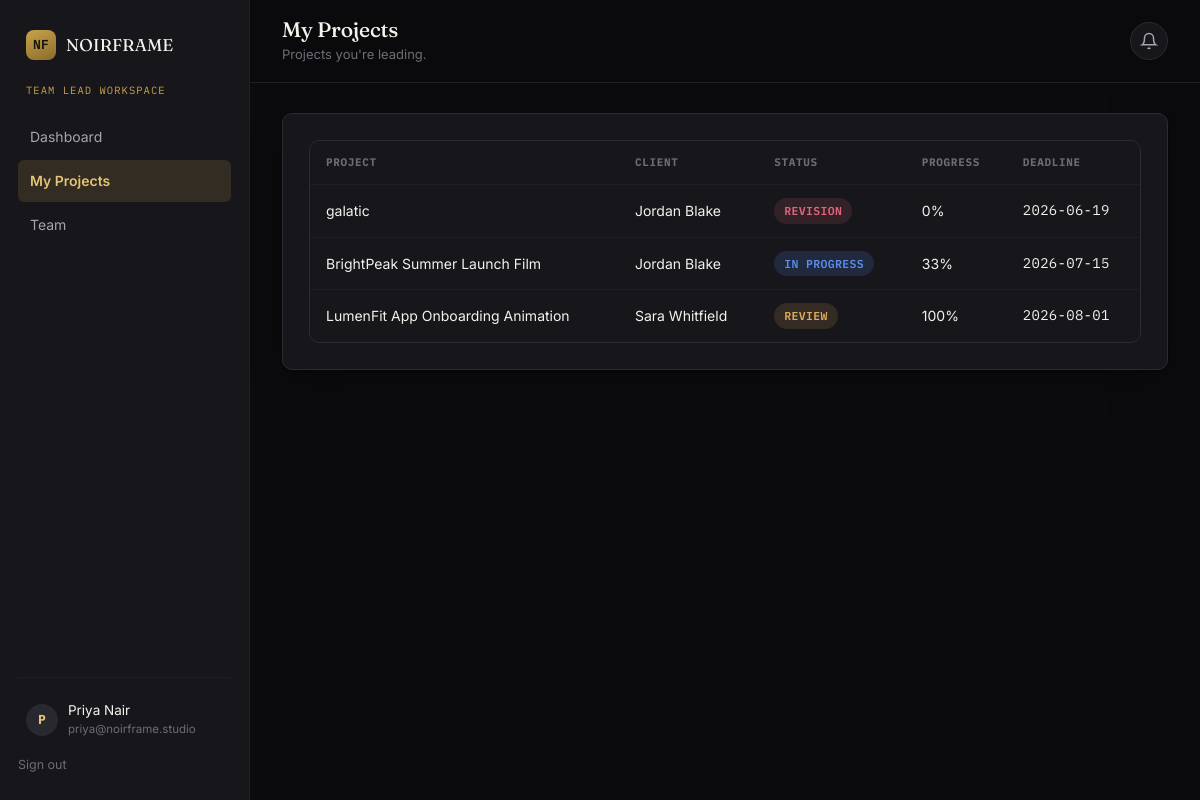
/team-lead/projects (signed in), run on the app's committed database.
### tables this page shows
CREATE TABLE users (
    id              INTEGER PRIMARY KEY AUTOINCREMENT,
    name            TEXT NOT NULL,
    email           TEXT NOT NULL UNIQUE,
    password_hash   TEXT NOT NULL,
    role            TEXT NOT NULL CHECK (role IN ('admin', 'team_lead', 'employee', 'client')),
    company         TEXT,                      -- only meaningful for clients
    title           TEXT,                      -- job title, employees/team leads
    is_active       INTEGER NOT NULL DEFAULT 1,
    created_at      TEXT NOT NULL DEFAULT (datetime('now'))
);

CREATE TABLE projects (
    id              INTEGER PRIMARY KEY AUTOINCREMENT,
    name            TEXT NOT NULL,
    category        TEXT NOT NULL DEFAULT 'Video Editing',
    client_id       INTEGER NOT NULL REFERENCES users(id) ON DELETE CASCADE,
    team_lead_id    INTEGER REFERENCES users(id) ON DELETE SET NULL,
    description     TEXT,
    budget          REAL DEFAULT 0,
    deadline        TEXT,
    status          TEXT NOT NULL DEFAULT 'Pending'
                        CHECK (status IN ('Pending','In Progress','Review','Revision','Approved','Delivered')),
    progress        INTEGER NOT NULL DEFAULT 0,   -- 0-100, recalculated from tasks
    ai_summary      TEXT,
    ai_estimate     TEXT,
    created_at      TEXT NOT NULL DEFAULT (datetime('now'))
);

### blueprints/team_lead.py (the view)
@bp.route("/projects")
@role_required("team_lead")
def projects():
    user = get_current_user()
    rows = query_all(
        """SELECT p.*, u.name AS client_name FROM projects p
           JOIN users u ON u.id=p.client_id WHERE p.team_lead_id=?
           ORDER BY p.created_at DESC""",
        (user["id"],),
    )
    return render_template("team_lead/projects.html", projects=rows)

### db.py (called while the page is built)
def get_db():
    if "db" not in g:
        g.db = sqlite3.connect(current_app.config["DATABASE_PATH"])
        g.db.row_factory = sqlite3.Row
        g.db.execute("PRAGMA foreign_keys = ON")
    return g.db

def query_all(sql, params=()):
    return get_db().execute(sql, params).fetchall()

def query_one(sql, params=()):
    return get_db().execute(sql, params).fetchone()

### templates/team_lead/projects.html
{% extends "dashboard_base.html" %}
{% set active = 'projects' %}
{% block page_title %}My Projects{% endblock %}
{% block page_meta %}Projects you're leading.{% endblock %}
{% block dash_content %}
<div class="card">
  {% if projects %}
    <div class="table-wrap">
      <table>
        <thead><tr><th>Project</th><th>Client</th><th>Status</th><th>Progress</th><th>Deadline</th></tr></thead>
        <tbody>
          {% for p in projects %}
            <tr onclick="window.location='{{ url_for('team_lead.project_detail', project_id=p.id) }}'" style="cursor:pointer;">
              <td>{{ p.name }}</td>
              <td>{{ p.client_name }}</td>
              <td><span class="badge badge--{{ p.status|lower|replace(' ', '-') }}">{{ p.status }}</span></td>
              <td>{{ p.progress }}%</td>
              <td class="mono">{{ p.deadline or '--' }}</td>
            </tr>
          {% endfor %}
        </tbody>
      </table>
    </div>
  {% else %}
    <div class="empty"><h4>No projects assigned yet</h4><p>An admin will assign you as lead on a project.</p></div>
  {% endif %}
</div>
{% endblock %}

### templates/dashboard_base.html (shortened to what this page needs)
{% extends "base.html" %}
{% block body_class %}{% endblock %}
{% block content %}
<div class="app-shell">
  <aside class="sidebar">
    <a href="{{ url_for('main.index') }}" class="sidebar__brand brand" style="font-size:17px;">
      <span class="brand__mark">NF</span> {{ company_name }}
    </a>
    <div class="sidebar__role">{{ current_user.role.replace('_',' ') }} workspace</div>
    <nav>
      {% if current_user.role == 'admin' %}
        <a href="{{ url_for('admin.dashboard') }}" class="{{ 'active' if active=='dashboard' }}">Dashboard</a>
        <a href="{{ url_for('admin.projects') }}" class="{{ 'active' if active=='projects' }}">Projects</a>
        <a href="{{ url_for('admin.employees') }}" class="{{ 'active' if active=='employees' }}">Team</a>
        <a href="{{ url_for('admin.clients') }}" class="{{ 'active' if active=='clients' }}">Clients</a>
        <a href="{{ url_for('admin.finance') }}" class="{{ 'active' if active=='finance' }}">Finance</a>
      {% elif current_user.role == 'team_lead' %}
        <a href="{{ url_for('team_lead.dashboard') }}" class="{{ 'active' if active=='dashboard' }}">Dashboard</a>
        <a href="{{ url_for('team_lead.projects') }}" class="{{ 'active' if active=='projects' }}">My Projects</a>
        <a href="{{ url_for('team_lead.employees') }}" class="{{ 'active' if active=='employees' }}">Team</a>
      {% elif current_user.role == 'client' %}
        <a href="{{ url_for('client.dashboard') }}" class="{{ 'active' if active=='dashboard' }}">Dashboard</a>
        <a href="{{ url_for('client.invoices') }}" class="{{ 'active' if active=='invoices' }}">Invoices</a>
      {% endif %}
    </nav>
    <div class="sidebar__footer">
      <div class="sidebar__user">
        <div class="avatar">{{ current_user.name[:1] }}</div>
        <div>
          {{ current_user.name }}
          <small>{{ current_user.email }}</small>
        </div>
      </div>
      <a href="{{ url_for('auth.logout') }}" class="logout-link">Sign out</a>
    </div>
  </aside>
  <div class="main-area">
    <div class="topbar">
      <div>
        <h1>{% block page_title %}Dashboard{% endblock %}</h1>
        <div class="topbar__meta">{% block page_meta %}{% endblock %}</div>
      </div>
      <div class="bell">
        <button class="bell-btn" id="bell-btn" aria-label="Notifications">
          <svg width="18" height="18" viewBox="0 0 24 24" fill="none" stroke="currentColor" stroke-width="2"><path d="M18 8a6 6 0 0 0-12 0c0 7-3 9-3 9h18s-3-2-3-9"/><path d="M13.73 21a2 2 0 0 1-3.46 0"/></svg>
        </button>
      </div>
    </div>
    <div class="content">
      {% block dash_content %}{% endblock %}
    </div>
  </div>
</div>
{% endblock %}

### data on the page
users: role.replace "TEAM LEAD", name "P", name "Priya Nair", email "priya@noirframe.studio"
projects: name "galatic", client_name "Jordan Blake", status "REVISION", progress "0", deadline "2026-06-19"
projects: name "BrightPeak Summer Launch Film", client_name "Jordan Blake", status "IN PROGRESS", progress "33", deadline "2026-07-15"
projects: name "LumenFit App Onboarding Animation", client_name "Sara Whitfield", status "REVIEW", progress "100", deadline "2026-08-01"

### other printed values
{{ company_name }} "NOIRFRAME"
